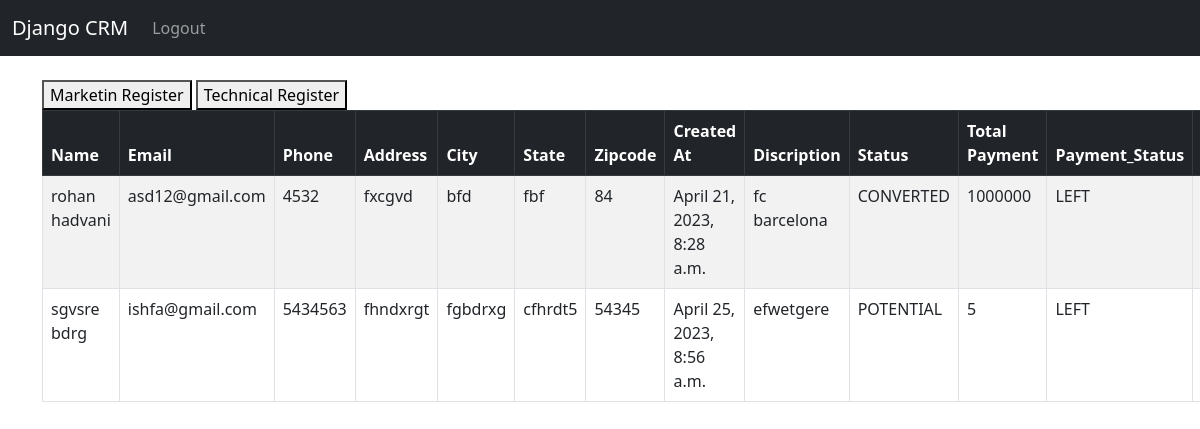
/adminhome/ (signed in), run on the app's committed database.
### marketing/models.py (models this page shows, shortened)
class Lead(models.Model):
	created_at = models.DateTimeField(auto_now_add=True)
	first_name = models.CharField(max_length=50)
	last_name =  models.CharField(max_length=50)
	email =  models.CharField(max_length=100)
	phone = models.CharField(max_length=15)
	address =  models.CharField(max_length=100)
	city =  models.CharField(max_length=50)
	state =  models.CharField(max_length=50)
	zipcode =  models.CharField(max_length=20)
	discription = models.CharField(max_length=1000)
	status = models.CharField(max_length=200, null=True, choices=(
        ('COLD','COLD'),
        ('DEAD','DEAD'),
        ('POTENTIAL','POTENTIAL'),
        ('CONVERTED','CONVERTED'),
	))
	total_payment = models.CharField(max_length=100, default='0')
	payment_status = models.CharField(max_length=200, null=True, choices=(
        ('RECIEVED','RECIEVED'),
        ('LEFT','LEFT'),
	))

### marketing/views.py (the view)
# urls.py: path('adminhome/', views.adminhome, name='adminhome'),
@login_required()
def adminhome(request):
	leads = Lead.objects.all()
	return render(request, 'adminhome.html', {'leads':leads})

### marketing/templates/adminhome.html (shortened to what this page needs)
{% extends 'base.html' %}
{% block content %}
{% if user.is_authenticated %}
<button>
<a class="nav-link" href="{% url 'register' %}">Marketin Register</a>
</button>
<button>
<a class="nav-link" href="{% url 'technicalregister' %}">Technical Register</a>
</button>
<table class="table table-striped table-hover table-bordered">
  <thead class="table-dark">
    <tr>
      <th scope="col">Name</th>
      <th scope="col">Email</th>
      <th scope="col">Phone</th>
      <th scope="col">Address</th>
      <th scope="col">City</th>
      <th scope="col">State</th>
      <th scope="col">Zipcode</th>
      <th scope="col">Created At</th>
      <th scope="col">Discription</th>
      <th scope="col">Status</th>
      <th scope="col">Total Payment</th>
      <th scope="col">Payment_Status</th>
      <th scope="col">ID</th>
    </tr>
  </thead>
  <tbody>
{% if leads %}
	{% for lead in leads %}
            <tr>
                <td>{{ lead.first_name }} {{ lead.last_name }}</td>
                <td>{{ lead.email }}</td>
                <td>{{ lead.phone }}</td>
                <td>{{ lead.address }}</td>
                <td>{{ lead.city }}</td>
                <td>{{ lead.state }}</td>
                <td>{{ lead.zipcode }}</td>
                <td>{{ lead.created_at }}</td>
                <td>{{ lead.discription }}</td>
                <td>{{ lead.status }}</td>
                <td>{{ lead.total_payment }}</td>
                <td>{{ lead.payment_status }}</td>
                <td><a href="{% url 'adminlead' lead.id %}">{{ lead.id }}</a></td>
            </tr>
	{% endfor %}
{% endif %}
	  </tbody>
	</table>
{% endif %}
{% endblock %}

### data on the page
Lead: first_name "rohan", last_name "hadvani", email "asd12@gmail.com", phone "4532", address "fxcgvd", city "bfd", state "fbf", zipcode "84", created_at "April 21, 2023, 8:28 a.m.", discription "fc barcelona", status "CONVERTED", total_payment "1000000", payment_status "LEFT"
Lead: first_name "sgvsre", last_name "bdrg", email "ishfa@gmail.com", phone "5434563", address "fhndxrgt", city "fgbdrxg", state "cfhrdt5", zipcode "54345", created_at "April 25, 2023, 8:56 a.m.", discription "efwetgere", status "POTENTIAL", total_payment "5", payment_status "LEFT"
